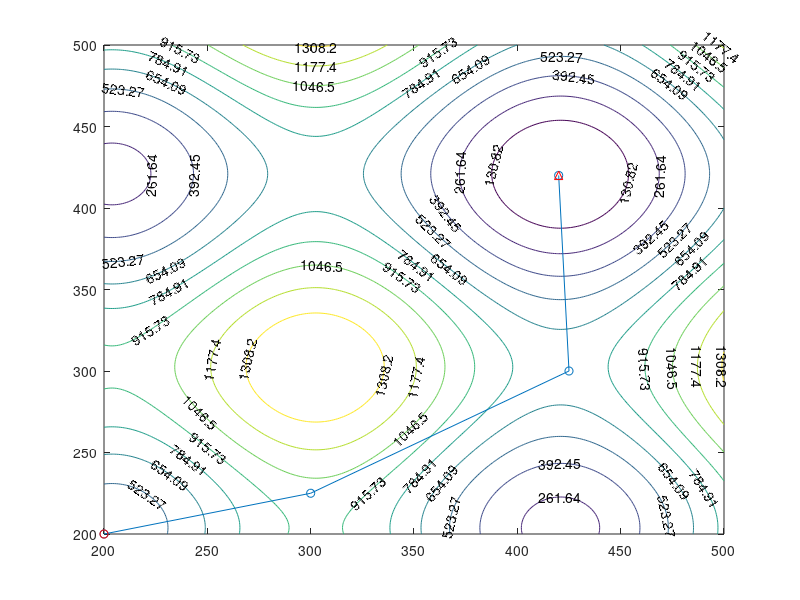

The MATLAB source for this figure:
% %Zadanie 2
% zad2x1 = linspace(-5, 5,  21);
% zad2x2 = linspace(-3, 6, 46);
% 
% zad2f = @(x) sin(x);
% zad2g = @(x) round(x);
% 
% subplot(1, 2, 1);
% plot(zad2x1, zad2f(zad2x1), 'r');
% xlabel('x'),ylabel('y');
% legend('sin(x)');
% subplot(1,2,2);
% plot(zad2x2, zad2g(zad2x2), 'b');
% xlabel('x'),ylabel('y');
% legend('round(x)');
% 
% %Zadanie 3
% zad3x = linspace(-5, 5, 100);
% 
% zad3f1 = @(x) sin(x);
% zad3f2 = @(x) cos(x);
% zad3f3 = @(x) tan(x);
% zad3f4 = @(x) abs(x);
% zad3f5 = @(x) x;
% 
% subplot(2,3,1);
% plot(zad3x, zad3f1(zad3x), 'b');
% 
% subplot(2,3,2);
% plot(zad3x, zad3f2(zad3x), 'g');
% 
% subplot(2,3,4);
% plot(zad3x, zad3f3(zad3x), 'k');
% 
% subplot(2,3,5);
% plot(zad3x, zad3f4(zad3x), 'r');
% 
% subplot(2,3,6);
% plot(zad3x, zad3f5(zad3x), 'm');
% 
% %Zadanie 4
% zad4x1 = linspace(-4, 6, 101);
% zad4x2 = linspace(2, 4, 201);
% 
% zad4f1 = @(x) sin(x) + 0.2*rand();
% 
% axes('Position', [0 0 0.8 0.8]);
% plot(zad4x1, zad4f1(zad4x1));
% axes('Position', [0.6 0.6 0.4 0.4]);
% plot(zad4x2, zad4f1(zad4x2));

% %Zadanie5
% [X,Y] = meshgrid(-10:0.1:10,-5:0.1:5);
% Z = X.^2 + Y.^2;
% mesh(X, Y, Z);
% hold on
% plot3(0,0,0, 'ro');

%Zadanie6
[X, Y] = meshgrid(200:500, 200:500);
Z = 418.9829*2-X.*sin(sqrt(abs(X)))-Y.*sin(sqrt(abs(Y)));
contour(X,Y,Z, 'ShowText','on');

%Zadanie7
xp = [200, 300, 425, 420];
yp = [200, 225, 300, 420];
hold on
plot(xp, yp, '-o');
plot(xp(1), yp(1), 'ro');
plot(xp(4), yp(4), 'r^');
hold off